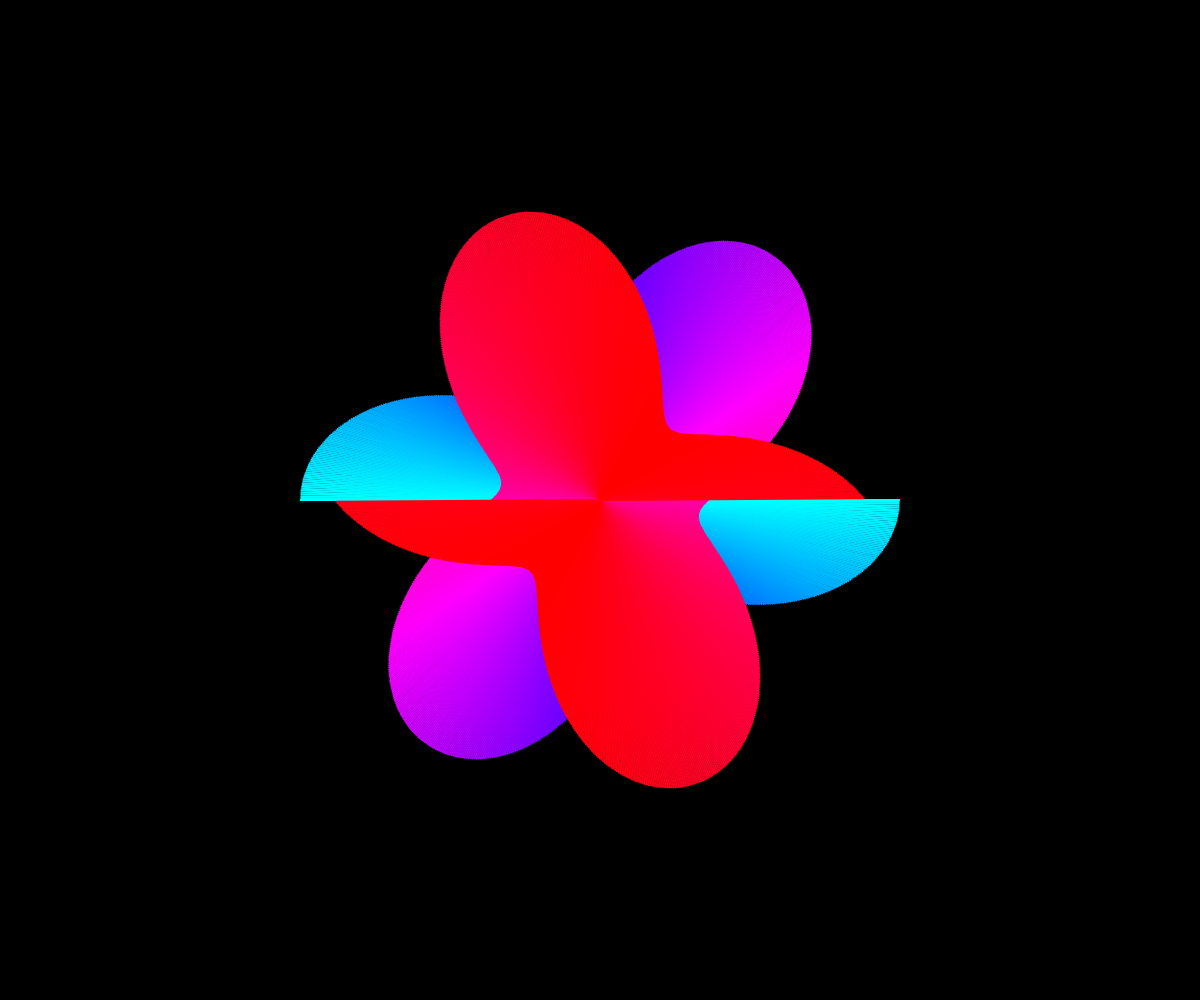
Frame 1 (no input)
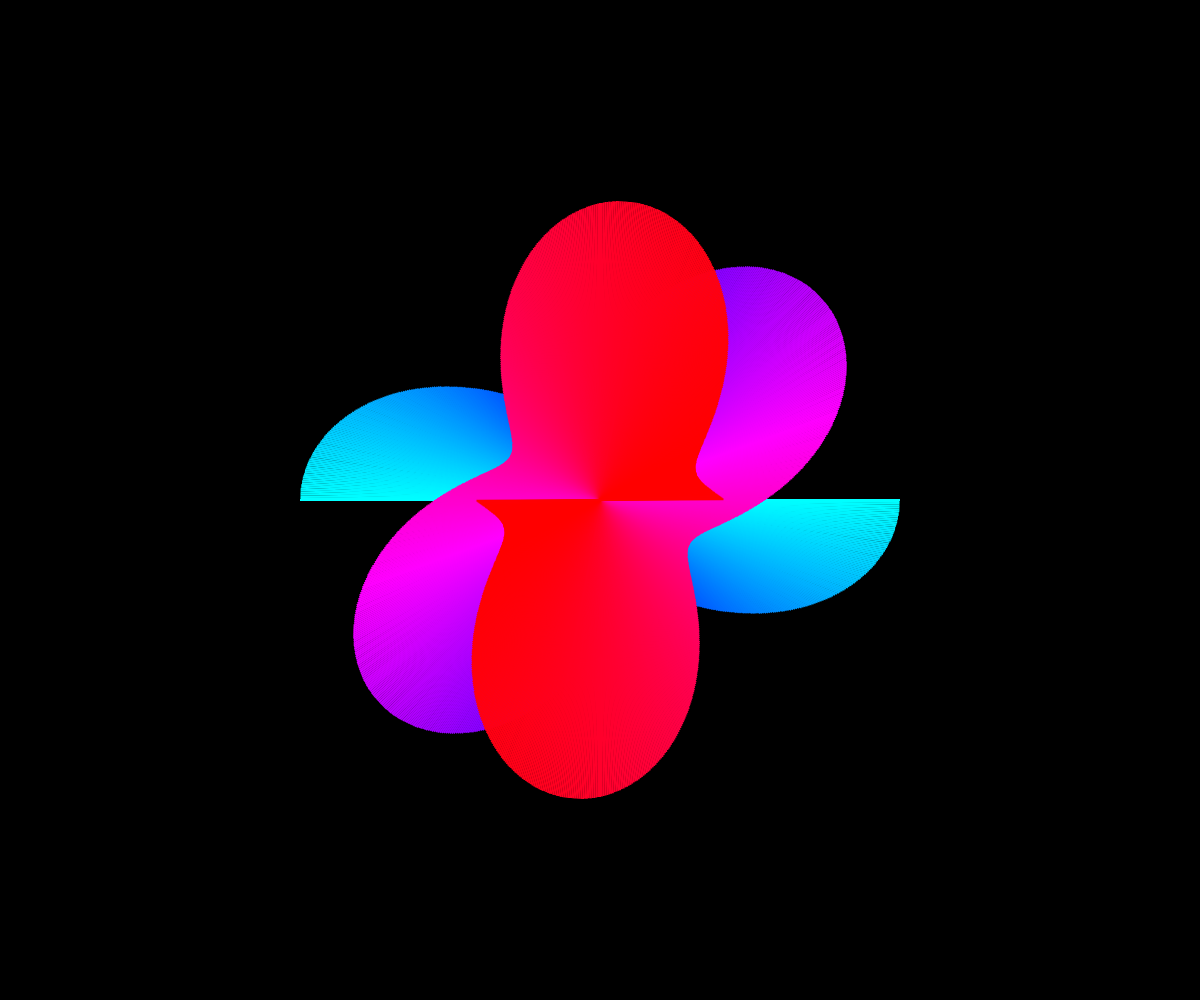
Frame 60 (no input)
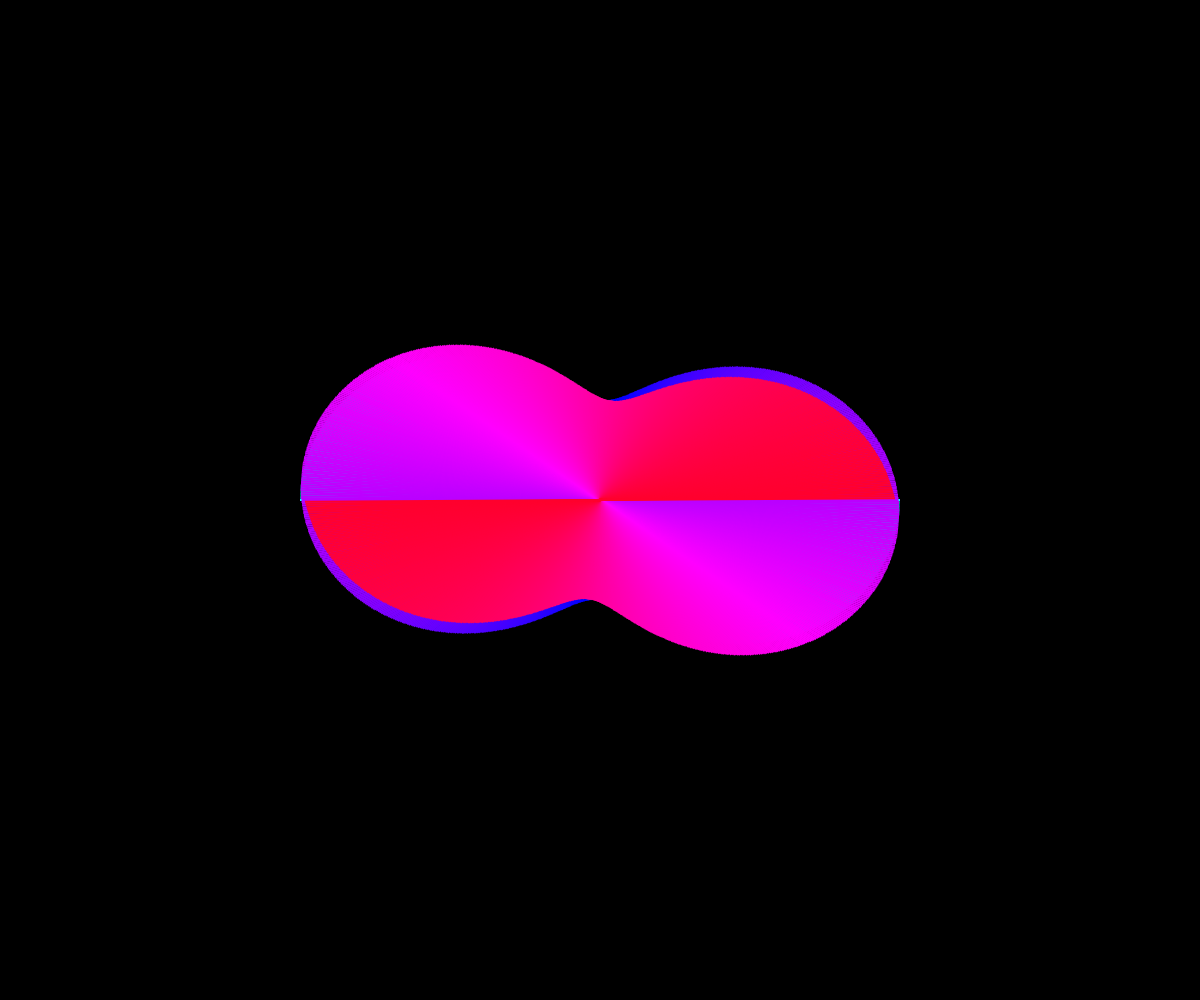
Frame 120 (the mouse pressed at the canvas centre since frame 60)

The p5.js sketch that drew these frames (run headless with seeded random() and noise() and a simulated clock; from frame 60 on, the mouse is pressed at the canvas centre):

// p5.js sketch
// ── sketch.js
function setup() {
	createCanvas(windowWidth, windowHeight);
  rectMode(CENTER);
  colorMode(HSL, 100);
  background(255, 0, 0);
}

function draw() {
  background(255, 0, 0);
  translate(width / 2, height / 2);
  drawCircle((Math.cos(frameCount * 0.01) + 1) * 0.009);
}

function drawCircle(s) {
  for (var i = 0; i < 1000; i ++) {
    var hue = color(Math.sin(s * i * 0.1) * 50 + 50, 100, 50);
    fill(hue, 100, 60);
    noStroke();
    push();
    rotate(i * 2 * PI / 1000);
    var w = Math.floor(Math.cos(i * s) * 200 + 400);
    rect(0, 0, w, 2);
    pop();
  }
}
